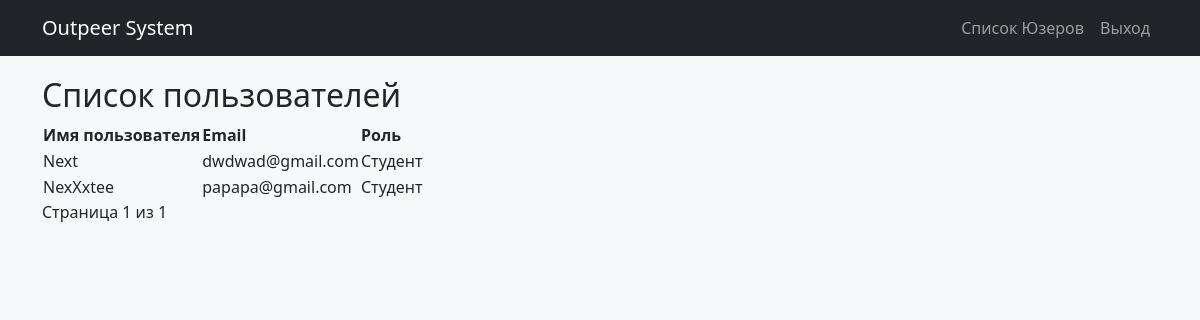
Page /users/ (signed in) on the earlier database version.
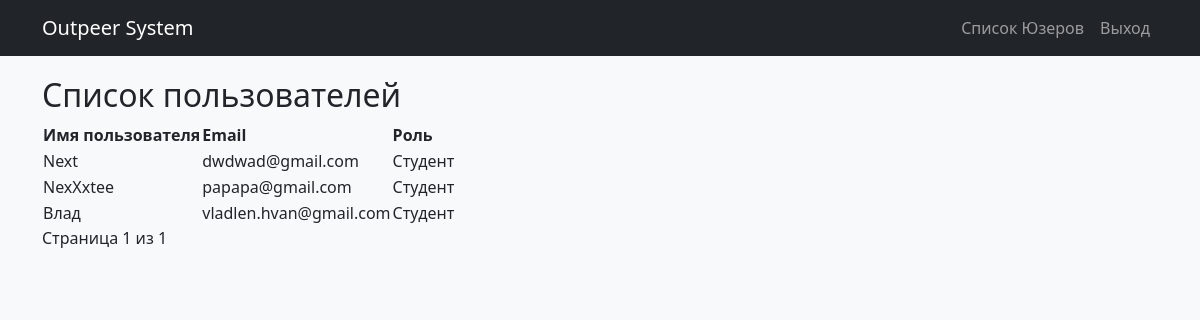
Same page on the later database version.
### users/models.py (models this page shows, shortened)
class CustomUser(AbstractUser):
    class RoleChoices(models.TextChoices):
        STUDENT = "Student", "Студент"
        MANAGER = "Manager", "Менеджер"
        ADMINISTRATOR = "Administrator", "Администратор"
        TEACHER = "Teacher", "Учитель"
    email = models.EmailField(
        max_length=60, unique=True, verbose_name="Email"
    )
    username = models.CharField(
        max_length=150, unique=True, verbose_name="Имя пользователя"
    )
    role = models.CharField(
        max_length=20,
        choices=RoleChoices.choices,
        default=RoleChoices.STUDENT,
        verbose_name="Роль"
    )
    USERNAME_FIELD = "email"  # Теперь логин будет происходить по email
    REQUIRED_FIELDS = ["username"]

### users/views.py (the view)
# urls.py: path("users/", user_list, name="user_list"),
@login_required
def user_list(request):
    users = CustomUser.objects.all()  # Получаем всех пользователей
    paginator = Paginator(users, 5)  # Пагинация: 5 пользователей на страницу
    page_number = request.GET.get("page")  # Получаем номер страницы из запроса
    page_users = paginator.get_page(page_number)  # Получаем пользователей для страницы
    return render(request, "users/user_list.html", {"page_users": page_users})

### users/templates/users/user_list.html (shortened to what this page needs)
{% extends "base.html" %}
{% block content %}
  <h2>Список пользователей</h2>
  <table>
    <thead>
      <tr>
        <th>Имя пользователя</th>
        <th>Email</th>
        <th>Роль</th>
      </tr>
    </thead>
    <tbody>
      {% for user in page_users %}
        <tr>
          <td>{{ user.username }}</td>
          <td>{{ user.email }}</td>
          <td>{{ user.get_role_display }}</td>
        </tr>
      {% empty %}
        <tr>
          <td colspan="3">Пользователи не найдены</td>
        </tr>
      {% endfor %}
    </tbody>
  </table>
  <div class="pagination">
    <span>Страница {{ page_users.number }} из {{ page_users.paginator.num_pages }}</span>
  </div>
{% endblock %}

### templates/base.html (shortened to what this page needs)
<!DOCTYPE html>
<html lang="ru">
<head>
    <link href="https://cdn.jsdelivr.net/npm/bootstrap@5.3.0/dist/css/bootstrap.min.css" rel="stylesheet">
</head>
<body>
<nav class="navbar navbar-expand-lg navbar-dark bg-dark">
    <div class="container">
        <a class="navbar-brand" href="{% url 'home' %}">Outpeer System</a>
        <div class="collapse navbar-collapse" id="navbarNav">
            <ul class="navbar-nav ms-auto">
                {% if user.is_authenticated %}
                    <li class="nav-item">
                        <a class="nav-link" href="{% url 'user_list' %}">Список Юзеров</a>
                    </li>
                    <li class="nav-item">
                        <a class="nav-link" href="{% url 'logout' %}">Выход</a>
                    </li>
                {% endif %}
            </ul>
        </div>
    </div>
</nav>
<div class="container">
    {% block content %}{% endblock %}
</div>
</body>
</html>

### templates/base.html (style rules this page uses)
body { background-color: #f8f9fa; }
.navbar { margin-bottom: 20px; }

Differences in the rows shown:
added CustomUser: username "Влад", email "vladlen.hvan@gmail.com", role "Студент"
